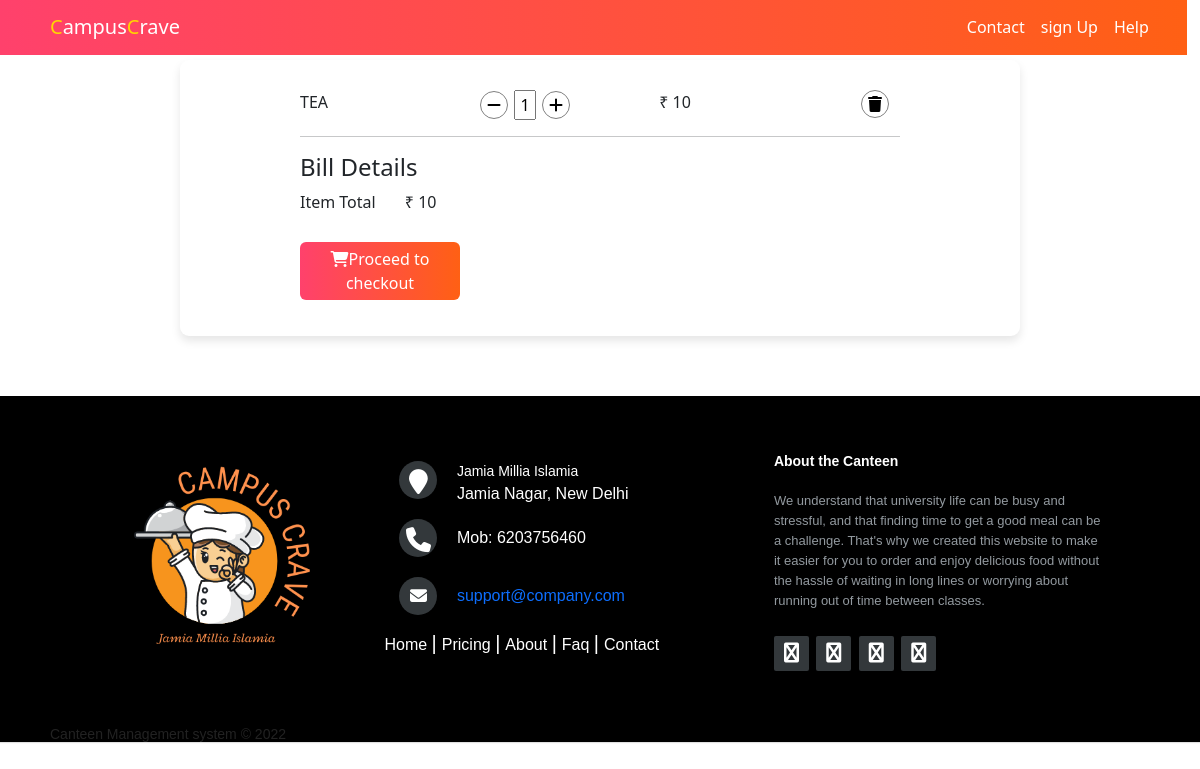
The page /checkout.php (signed in) on the database its author committed.
### tables this page shows
CREATE TABLE `orders` (
  `order_id` varchar(6) NOT NULL,
  `item_id` varchar(8) NOT NULL,
  `qty` double NOT NULL,
  `amount` double NOT NULL
);

CREATE TABLE `item` (
  `id` char(8) NOT NULL,
  `name` varchar(30) NOT NULL,
  `price` double NOT NULL,
  `image` longblob NOT NULL,
  `category` tinytext NOT NULL,
  `c_id` char(9) NOT NULL
);

### checkout.php (the view, shortened to what this page needs)
<?php
@include 'config.php';
$uid = $_SESSION['id'];
$sql = "SELECT `order_id`,`amount` from `order-list` where s_id = '$uid' && status = false";
$result = $db->query($sql);
?>
<!DOCTYPE html>
<html lang="en">
<head>
    <link rel="stylesheet" href="Stylesheets/footer.css">
    <link rel="stylesheet" href="Stylesheets/style.css">
    <link rel="stylesheet" href="Stylesheets/checkout.css">
    <link href="https://cdn.jsdelivr.net/npm/bootstrap@5.2.0-beta1/dist/css/bootstrap.min.css" rel="stylesheet"
 />
    <link rel="stylesheet" href="Stylesheets/navbar.css">
    <link rel="stylesheet" href="https://cdnjs.cloudflare.com/ajax/libs/font-awesome/4.7.0/css/font-awesome.min.css">
    <link rel="stylesheet" href="https://cdnjs.cloudflare.com/ajax/libs/font-awesome/6.1.1/css/all.min.css"
 />
</head>
<body>
    <nav class="navbar navbar-expand-lg navbar-dark">
    <a class="navbar-brand pageName" href="index.php"><span class="yellow">C</span>ampus<span
                class="yellow">C</span>rave </a>
        <div class="collapse navbar-collapse" id="navbarTogglerDemo01">
            <ul class="navbar-nav ms-auto">
                <li class="nav-item">
                    <a class="nav-link" href="#footer">Contact</a>
                </li>
                <li class="nav-item">
                    <a class="nav-link" id="signup" href="login.php" value="signup">sign Up</a>
                </li>
                <li class="nav-item">
                    <a class="nav-link" href="help.html">Help</a>
                </li>
            </ul>
        </div>
    </nav>
    <div class="check">
        <?php if ($result->num_rows > 0) {
        $orders = $result->fetch_assoc();
    $oid = $orders['order_id'];
    $sql = "SELECT `item_id`,`qty`,`amount` from orders where order_id = '$oid'";
    $get = $db->query($sql);
?>
        <div class="check-container">
            <?php if ($get->num_rows > 0) {
                while ($list = $get->fetch_assoc()) {
                    $id = $list['item_id'];
                    $sql = "SELECT `name`,`price` from item where id='$id'";
                    $fetch = $db->query($sql);
                    $item = $fetch->fetch_assoc();
                    ?>
                    <div class="item">
                        <div class="item-box" id="itemName">
                            <?php echo $item['name'] ?>
                        </div>
                        <div class="item-box incre">
                            <button class="cart-btn" onclick="dec('<?php echo $id ?>')"><i class="fa fa-minus"
                                    aria-hidden="true"></i></button>
                            <input type="number" value="<?php echo $list['qty'] ?>" id="<?php echo $id ?>">
                            <button class="cart-btn" onclick="inc('<?php echo $id ?>')"><i class="fa fa-plus"
                                    aria-hidden="true"></i></button>
                        </div>
                        <div class="item-box" id="itemPrice">&#8377; </span><span id="<?php echo "tot" . $id; ?>">
                                <?php echo $list['amount']; ?>
                            </span><span id="<?php echo "bsc" . $id ?>" style="display:none">
                        </div>
                        <div class="item-box" id="deleteItem">
                            <form action="" method="post">
                                <button class="deletebtn cart-btn" name="del" id="del" value="<?php echo $list['item_id']; ?>"><i class="fa fa-trash" aria-hidden="true"></i></button>
                            </form>
                        </div>
                    </div>
                    <?php
                } ?>
                <hr>
                <div class="checkout">
                    <h4>Bill Details</h4>
                    <p>Item Total &nbsp; &nbsp;&nbsp;&nbsp;&nbsp;&#8377;
                        <?php echo $orders['amount'] ?>
                    </p>
                    <form action="payment.php" method="POST">
                    <button type="submit" class="checkout-btn box-btn" name="oid"  value="<?php echo $oid; ?>"><i class="fa fa-shopping-cart"
                            aria-hidden="true"></i>Proceed to checkout</button>
            </form>
                </div>
            <?php } ?>
        </div>
            <?php } ?>
    </div>
    <?php @include 'templates/footer.php'?>
</body>
</html>

### Stylesheets/style.css (style rules this page uses)
body { background-color: #fbefe4; }
a { text-decoration: none; }
.box-btn { background: linear-gradient(to right, #FF416C, #ff6014); color: #fff ; width: 12.5rem; border: none; margin-top: 2%; margin-bottom: 2%; border-radius: 6px; text-decoration: none; }
@media (max-width:1260px) { .box-btn { width: 10rem; } }

### Stylesheets/checkout.css (style rules this page uses)
.check { width: 100%; display: grid; grid-template-columns: auto; }
.check-container { background-color: #fff; border-radius: 9px; box-shadow: 0 5px 10px rgb(0 0 0 / 10%); margin: 5% auto 5% auto; padding: 2% 10% 2% 10%; width: 70%; }
.item { margin-top: 1%; display: flex; }
#deleteItem { align-items: right; padding-left: 100px; }
#itemName { text-align: left; }
.item-box { text-align: center; width: 25%; }
.cart-btn { background-color: #fff; border-radius: 100%; border: 1px solid grey; }
.item input { width: 15%; margin: 0 1% 0 1%; text-align: center; }
hr { margin-top: 3%; }
.checkout-btn { background-color: #1aae9f; border-radius: 6px; border: none; padding: 5px; color: #fff; }

### Stylesheets/navbar.css (style rules this page uses)
.navbar { background: linear-gradient(to right, #FF416C, #ff6014); position: fixed; width: 98.9vw; z-index: 1000; margin-top: -1px; }
.yellow { color: gold; }
.navbar-brand,.nav-link { color: #fff; font-weight: 500; }
.collapse { padding-right:30px ; }
.pageName { padding-left: 50px; }

### rows shown on the page
orders: item.name "TEA", qty "1", amount "10"
order-list: amount "10"
